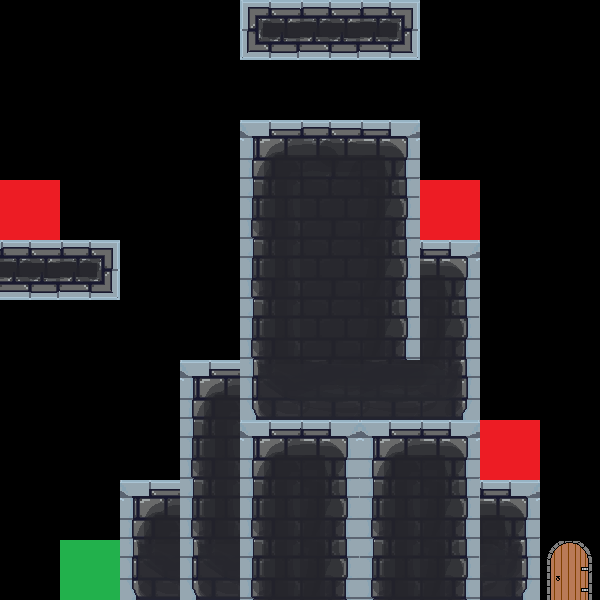

This is a level from a 2D game, rendered from its Tiled map with the project's own tilesets. A one-line summary and the complete map file follow:
An orthogonal 10x10 tile map with 60x60 px tiles, 1 tile layer (Слой тайлов 1).

<map version="1.4" tiledversion="1.4.3" orientation="orthogonal" renderorder="right-down" width="10" height="10" tilewidth="60" tileheight="60" infinite="0" nextlayerid="2" nextobjectid="1">
 <tileset firstgid="1" source="stonetileset.tsx" />
 <layer id="1" name="Слой тайлов 1" width="10" height="10">
  <data encoding="csv">
0,0,0,0,29,30,31,0,0,0,
0,0,0,0,0,0,0,0,0,0,
0,0,0,0,8,9,10,0,0,0,
2,0,0,0,15,16,17,2,0,0,
30,31,0,0,15,16,17,10,0,0,
0,0,0,0,15,16,17,17,0,0,
0,0,0,8,22,23,23,24,0,0,
0,0,0,15,8,10,8,10,2,0,
0,0,8,15,15,17,15,17,10,0,
0,3,22,22,15,17,15,17,24,4
</data>
 </layer>
</map>
